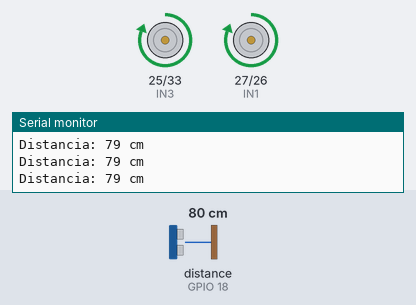
A sketch run on a simulated ESP32. On the bench: motor-driver pin pairs drawn as motors (green arrow = first pin HIGH = forward, orange = second pin HIGH = backward, longer = more drive), the last lines printed to the serial monitor. Wiring (inferred from the names in the program): ultrasonic range finder: trigger GPIO 5; echo GPIO 18. The test bench sets the inputs (shaded band); at power-on: distance to the obstacle (sensor on GPIO 18) 80 cm. The echo pulse lasts 58.3 µs per cm.

Above: at 4.2 s.
4.3 s: distance to the obstacle (sensor on GPIO 18) set to 19 cm
5.8 s: distance to the obstacle (sensor on GPIO 18) set to 15 cm
At 6.32 s:
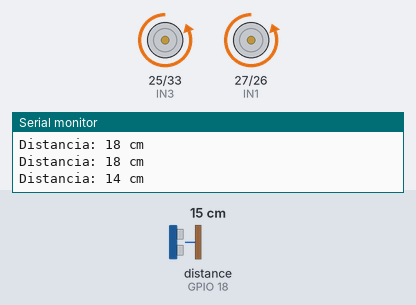
At 7.4 s:
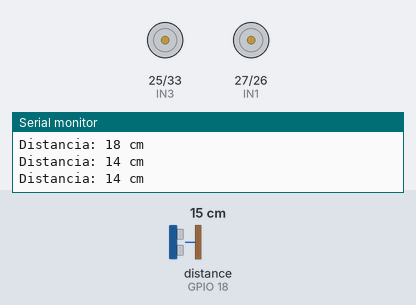
8.8 s: distance to the obstacle (sensor on GPIO 18) set to 18 cm
11.6 s: distance to the obstacle (sensor on GPIO 18) set to 2 cm
At 12.7 s:
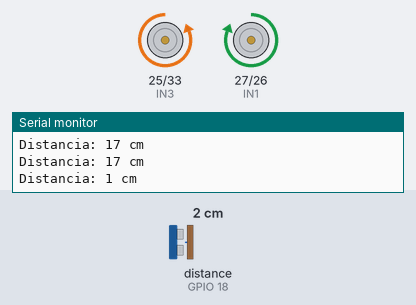
Timing chart, 0 to 15.6 s (numbered marks = the images above; inputs shaded):
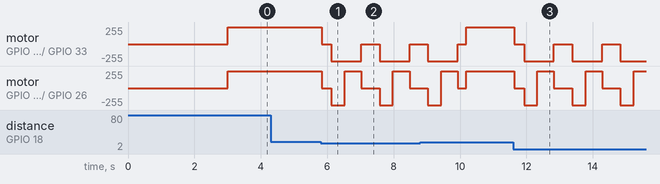

Measured:
- the behaviour switches between 17 and 16 cm on distance to the obstacle (sensor on GPIO 18) (found by bisection; images 0 and 1)
- after the input at 11.6 s, motor on GPIO 25 (IN3) / GPIO 33 (IN4): forward 255/255 → stopped at once, then repeats every 1.5 s: backward 255/255 0.90 s, stopped 0.55 s; motor on GPIO 27 (IN1) / GPIO 26 (IN2): forward 255/255 → stopped at once, then repeats every 1.5 s: backward 255/255 0.40 s, forward 255/255 0.50 s, stopped 0.55 s

The sketch:

carro_autonomo.ino
```cpp
/*
  PROYECTO: Carrito Autónomo Evasor de Obstáculos
  HARDWARE: ESP32 + L298N + 2 Motores DC + Sensor HC-SR04
*/

// --- PINES DEL L298N (MOTORES) ---
const int IN1 = 27; // Motor Izquierdo Adelante
const int IN2 = 26; // Motor Izquierdo Atrás
const int IN3 = 25; // Motor Derecho Adelante
const int IN4 = 33; // Motor Derecho Atrás

// --- PINES DEL SENSOR ULTRASÓNICO ---
const int TRIG = 5;
const int ECHO = 18;

// --- CONFIGURACIÓN DE SEGURIDAD ---
const int DISTANCIA_MINIMA = 15; // Centímetros para reaccionar al choque

void setup() {
  Serial.begin(115200);

  // Configurar pines de los motores como salida
  pinMode(IN1, OUTPUT);
  pinMode(IN2, OUTPUT);
  pinMode(IN3, OUTPUT);
  pinMode(IN4, OUTPUT);

  // Configurar pines del sensor
  pinMode(TRIG, OUTPUT);
  pinMode(ECHO, INPUT);

  // Asegurarnos de que los motores empiecen apagados por seguridad
  detenerMotores();

  Serial.println("--- Carrito Autónomo Iniciado ---");
  delay(3000); // Te da 3 segundos para ponerlo en el piso antes de que arranque
}

void loop() {
  // 1. OBSERVAR: Medimos a qué distancia está la pared
  int distancia = medirDistancia();

  Serial.print("Distancia: ");
  Serial.print(distancia);
  Serial.println(" cm");

  // 2. PENSAR Y ACTUAR: Tomamos decisiones según la distancia
  if (distancia > DISTANCIA_MINIMA && distancia > 0) {
    // Si la distancia es mayor a 15cm y es una lectura válida, avanzamos
    avanzar();
  }
  else {
    // ¡Obstáculo detectado a menos de 15cm!
    detenerMotores();
    delay(300); // Pausa rápida para no dañar los motores por el cambio brusco

    retroceder();
    delay(400); // Da reversa por casi medio segundo

    girarDerecha();
    delay(500); // Gira como un tanque por medio segundo (ajusta esto si gira mucho o poco)

    detenerMotores();
    delay(200); // Pausa antes de volver a escanear
  }

  delay(50); // Pequeña pausa para no saturar al sensor
}

// ================= FUNCIONES DE MOVIMIENTO =================

void avanzar() {
  digitalWrite(IN1, HIGH);
  digitalWrite(IN2, LOW);
  digitalWrite(IN3, HIGH);
  digitalWrite(IN4, LOW);
}

void retroceder() {
  digitalWrite(IN1, LOW);
  digitalWrite(IN2, HIGH);
  digitalWrite(IN3, LOW);
  digitalWrite(IN4, HIGH);
}

void girarDerecha() {
  // Para girar rápido como un tanque: la llanta izquierda avanza y la derecha retrocede
  digitalWrite(IN1, HIGH);
  digitalWrite(IN2, LOW);
  digitalWrite(IN3, LOW);
  digitalWrite(IN4, HIGH);
}

void detenerMotores() {
  digitalWrite(IN1, LOW);
  digitalWrite(IN2, LOW);
  digitalWrite(IN3, LOW);
  digitalWrite(IN4, LOW);
}

// ================= FUNCIÓN DEL SENSOR =================

int medirDistancia() {
  // Limpiamos el sonido residual
  digitalWrite(TRIG, LOW);
  delayMicroseconds(2);

  // Disparamos un pulso de sonido por 10 microsegundos
  digitalWrite(TRIG, HIGH);
  delayMicroseconds(10);
  digitalWrite(TRIG, LOW);

  // Medimos cuánto tiempo tarda en regresar el eco
  // El "30000" es un tiempo límite para que no se quede trabado si no hay pared
  long duracion = pulseIn(ECHO, HIGH, 30000);

  // Convertimos el tiempo a centímetros (magia física)
  int distanciaCalculada = duracion * 0.034 / 2;

  return distanciaCalculada;
}
```
